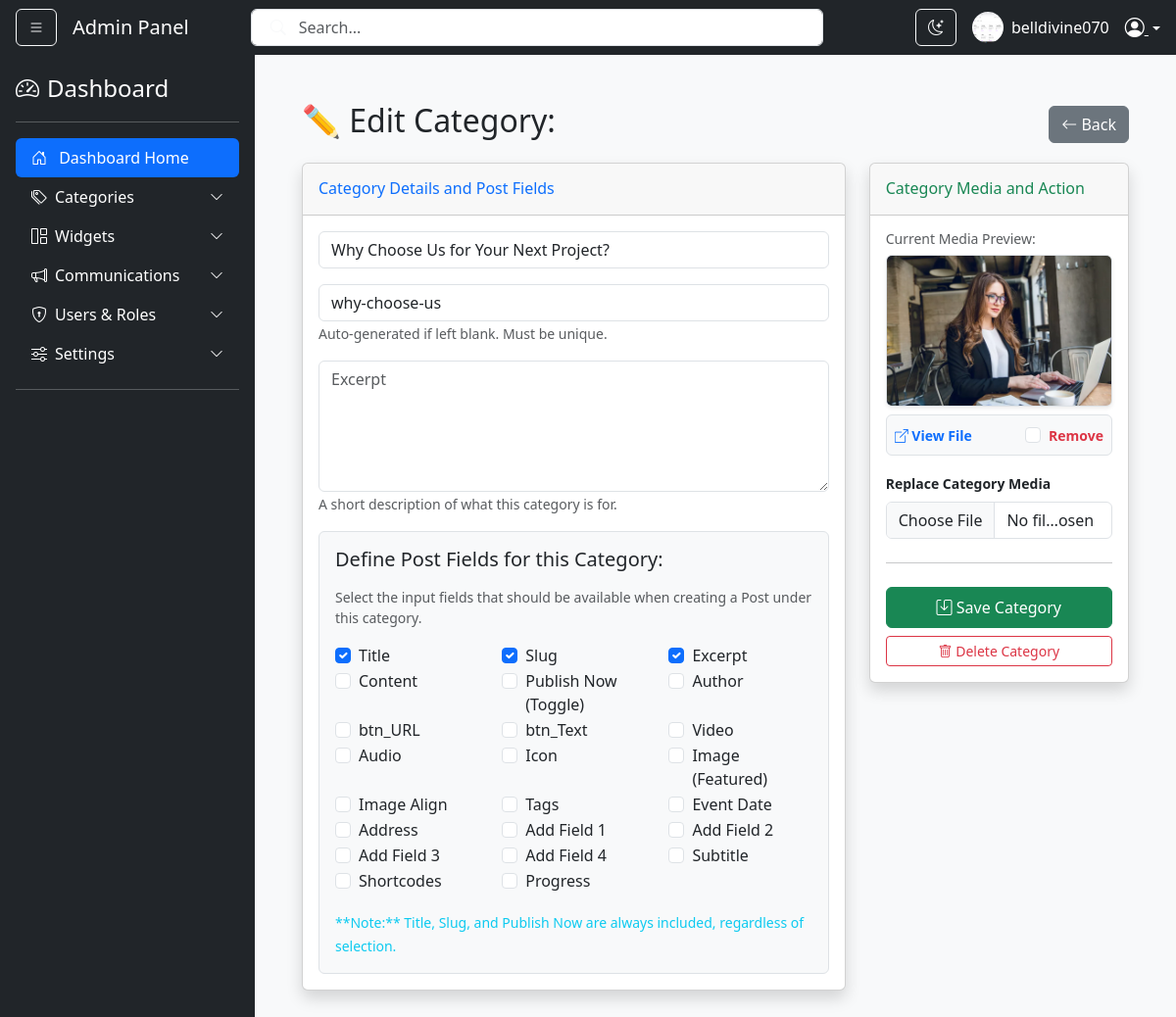
/bg-admin/category/update/why-choose-us/ (signed in), run on the app's committed database.
### users/models.py (models this page shows, shortened)
class CustomUser(AbstractBaseUser, PermissionsMixin):
    id = models.UUIDField(primary_key=True, default=uuid.uuid4, editable=False)
    email = models.EmailField(unique=True)
    username = models.CharField(max_length=150, unique=True)
    first_name = models.CharField(max_length=30)
    last_name = models.CharField(max_length=30)
    full_name = models.CharField(max_length=60, blank=True, null=True, editable=False)
    is_subscribed = models.BooleanField(default=True, verbose_name="Wants Newsletters")
    is_active = models.BooleanField(default=True)
    is_staff = models.BooleanField(default=False)
    is_manager = models.BooleanField(default=False)
    is_online = models.BooleanField(default=False)
    department = models.ForeignKey(Department, on_delete=models.SET_NULL, null=True, blank=True)
    date_joined = models.DateTimeField(default=timezone.now)
    role = models.ForeignKey('users.Role', on_delete=models.SET_NULL, null=True, blank=True, related_name='users')
    assigned_to = models.ForeignKey('self', on_delete=models.SET_NULL, null=True, blank=True, related_name='subordinates')
    region = models.CharField(max_length=50, blank=True, null=True)
    religion = models.CharField(max_length=50, blank=True, null=True)
    tribe = models.CharField(max_length=50, blank=True, null=True)
    ip_address = models.GenericIPAddressField(blank=True, null=True)
    racial_info = models.CharField(max_length=20, choices=[('black', 'Black'), ('white', 'White'), ('other', 'Other')], blank=True, null=True)
    profile_image = models.ImageField(upload_to='profile_images/', null=True, blank=True)
    USERNAME_FIELD = 'email'
    REQUIRED_FIELDS = ['username', 'first_name', 'last_name']
    objects = CustomUserManager()
    class Meta:
        verbose_name = 'Custom User'
        verbose_name_plural = 'Custom Users'

class Category(models.Model):
    title = models.CharField(max_length=100, unique=True)
    slug = models.SlugField(max_length=100, unique=True, blank=True)
    excerpt = models.TextField(blank=True, null=True)
    media_file = models.FileField(upload_to='category_media/{category}/', blank=True, null=True)
    child_fields = models.JSONField(default=list, blank=True)
    class Meta:
        verbose_name = "Content Type (Category)"
        verbose_name_plural = "Content Types (Categories)"

### users/views.py (the view)
# urls.py: path('category/update/<slug:slug>/', views.CategoryEditView.as_view(), name='category_update'),
class CategoryEditView(LoginRequiredMixin, UpdateView):
    model = Category
    form_class = CategoryForm
    template_name = 'categories/category_form.html'
    slug_url_kwarg = 'slug'
    success_url = reverse_lazy('category_list')

### users/templates/categories/category_form.html (shortened to what this page needs)
{% extends "layout.html" %}
{% load static %}
{% load widget_tweaks %}
{% load category_tags %}
{% block content %}
<div class="container-fluid mt-4">
    <div class="d-flex justify-content-between align-items-center mb-3">
        <h2>
            {% if form.instance.pk %}✏️ Edit Category: <strong>{{ form.instance.name }}</strong>{% else %}✨ Create New Category{% endif %}
        </h2>
        <a href="{% url 'category_list' %}" class="btn btn-secondary">
            <i class="bi bi-arrow-left"></i> Back
        </a>
    </div>
    <form method="post" enctype="multipart/form-data">
        <div class="row">
            <div class="col-lg-8">
                <div class="card shadow mb-4">
                    <div class="card-header py-3">
                        <h6 class="m-0 font-weight-bold text-primary">Category Details and Post Fields</h6>
                    </div>
                    <div class="card-body">
                        <div class="mb-3">
                            {% render_field form.title class="form-control" placeholder="Title" %}
                        </div>
                        <div class="mb-3">
                            {% render_field form.slug class="form-control" placeholder="Slug" %}
                            <small class="form-text text-muted">Auto-generated if left blank. Must be unique.</small>
                        </div>
                        <div class="mb-3">
                            {% render_field form.excerpt class="form-control" rows="5" placeholder="Excerpt" %}
                            <small class="form-text text-muted">A short description of what this category is for.</small>
                        </div>
                        {% if form.child_fields %}
                        <div class="form-group p-3 border rounded bg-light">
                            <label class="h5 d-block mb-3">Define Post Fields for this Category:</label>
                            <p class="text-muted small">Select the input fields that should be available when creating a Post under this category.</p>
                            <div class="row">
                                {% for choice in form.child_fields %}
                                <div class="col-sm-6 col-md-4">
                                    <div class="form-check">
                                        {{ choice.tag }}
                                        <label class="form-check-label" for="{{ choice.id_for_label }}">
                                            {{ choice.choice_label }}
                                        </label>
                                    </div>
                                </div>
                                {% endfor %}
                            </div>
                            <div class="mt-3">
                                <small class="text-info">
                                    **Note:** Title, Slug, and Publish Now are always included, regardless of selection.
                                </small>
                            </div>
                        </div>
                        {% endif %}
                    </div>
                </div>
            </div>
            <div class="col-lg-4">
                <div class="card shadow mb-4">
                    <div class="card-header py-3">
                        <h6 class="m-0 font-weight-bold text-success">Category Media and Action</h6>
                    </div>
                    <div class="card-body">
                        {% if form.instance.media_file %}
                            <h6 class="small text-muted mb-2">Current Media Preview:</h6>
                            {% with file_url=form.instance.media_file.url %}
                                <div class="mb-3">
                                    {% if file_url|is_video %}
                                        <div class="ratio ratio-16x9 bg-dark rounded mb-2 border shadow-sm">
                                            <video controls style="max-height:200px;">
                                                <source src="{{ file_url }}" type="video/mp4">
                                            </video>
                                        </div>
                                    {% elif file_url|is_image %}
                                        <a href="{{ file_url }}" target="_blank" title="View full image">
                                            <img src="{{ file_url }}" class="img-fluid rounded border mb-2 shadow-sm" alt="Category Media" style="max-height:200px; width:100%; object-fit: cover;">
                                        </a>
                                    {% endif %}
                                    <div class="d-flex justify-content-between align-items-center bg-light p-2 rounded border">
                                        <a href="{{ file_url }}" target="_blank" class="text-decoration-none small text-truncate fw-bold" style="max-width: 150px;">
                                            <i class="bi bi-box-arrow-up-right"></i> View File
                                        </a>
                                        <div class="form-check mb-0">
                                            <input type="checkbox" name="media_file-clear" id="media_file-clear_id" class="form-check-input">
                                            <label class="form-check-label small text-danger fw-bold" for="media_file-clear_id" style="cursor: pointer;">
                                                Remove
                                            </label>
                                        </div>
                                    </div>
                                </div>
                            {% endwith %}
                        {% endif %}
                        <div class="mb-4">
                            <label for="id_media_file" class="form-label fw-bold small">
                                {% if form.instance.media_file %}Replace Category Media{% else %}Upload Category Media{% endif %}
                            </label>
                            <input type="file"
                                name="media_file"
                                id="id_media_file"
                                class="form-control {% if form.media_file.errors %}is-invalid{% endif %}"
                                accept="image/*,video/*">
                        </div>
                        <hr class="my-4">
                        <div class="d-grid gap-2">
                            <button type="submit" class="btn btn-success py-2">
                                <i class="bi bi-save"></i> Save Category
                            </button>
                            {% if form.instance.pk %}
                                <a href="{% url 'category_delete' slug=form.instance.slug %}"
                                class="btn btn-outline-danger btn-sm"
                                onclick="return confirm('Are you sure you want to delete this category: {{ form.instance.name }}?');">
                                    <i class="bi bi-trash"></i> Delete Category
                                </a>
                            {% endif %}
                        </div>
                    </div>
                </div>
            </div>
        </div>
    </form>
</div>
{% endblock content %}

### users/templates/layout.html (shortened to what this page needs)
{% load static %}
<!DOCTYPE html>
<html lang="en">
<head>
    <link rel="stylesheet" href="https://cdn.jsdelivr.net/npm/bootstrap-icons@1.13.1/font/bootstrap-icons.min.css">
    <link href="https://cdn.jsdelivr.net/npm/bootstrap@5.3.2/dist/css/bootstrap.min.css" rel="stylesheet">
    <link rel="stylesheet" href="{% static 'users/css/jquery.datetimepicker.min.css' %}">
    <link rel="stylesheet" href="{% static 'users/css/style.css' %}">
</head>
<body id="mainBody">
    <nav id="navbar" class="navbar navbar-expand-lg navbar-dark bg-dark sticky-top px-3">
        <button class="btn btn-outline-light me-3" id="sidebarToggle">
            <i class="bi bi-list"></i>
        </button>
        <a class="navbar-brand" href="#">Admin Panel</a>
        <form class="d-none d-md-flex mx-auto w-50 position-relative" role="search">
            <input class="form-control ps-5" type="search" placeholder="Search..." aria-label="Search">
            <button class="btn position-absolute top-50 start-0 translate-middle-y ms-2 border-0 bg-transparent" type="submit">
                <i class="bi bi-search text-light"></i>
            </button>
        </form>
        <div class="ms-auto d-flex align-items-center">
            <button class="btn btn-outline-light me-3 d-none d-sm-block" id="darkModeToggle" title="Toggle theme">
                <i class="bi bi-moon-stars" id="moonIcon"></i>
            </button>
            <img src="{% if user.profile_image %}{{ user.profile_image.url }}{% else %}{% static 'images/default_profile.png' %}{% endif %}" alt="Profile" class="rounded-circle me-2" width="32" height="32">
            <span class="text-white me-3 d-none d-lg-inline">{{ user.username|default:"Admin" }}</span>
            <div class="dropdown">
                <a class="text-white dropdown-toggle" data-bs-toggle="dropdown" style="cursor: pointer;">
                    <i class="bi bi-person-circle fs-5"></i>
                </a>
            </div>
        </div>
    </nav>
    <div class="d-flex">
        <div id="sidebar" class="bg-dark text-white p-3">
            <a href="/" class="d-flex align-items-center mb-3 text-white text-decoration-none">
                <i class="bi bi-speedometer2 fs-4 me-2"></i>
                <span class="fs-4">Dashboard</span>
            </a>
            <hr class="border-light">
            <ul class="nav nav-pills flex-column mb-auto">
                <li class="nav-item">
                    <a href="{% url 'index' %}" class="nav-link text-white active">
                        <i class="bi bi-house-door me-2"></i> Dashboard Home
                    </a>
                </li>
                <li>
                    <a data-bs-toggle="collapse" href="#CategoryMenu" class="nav-link text-white d-flex align-items-center">
                        <i class="bi bi-tags me-2"></i> Categories
                        <i class="bi bi-chevron-down ms-auto small"></i>
                    </a>
                </li>
                <li>
                    <a data-bs-toggle="collapse" href="#WidgetMenu" class="nav-link text-white d-flex align-items-center">
                        <i class="bi bi-grid-1x2 me-2"></i> Widgets
                        <i class="bi bi-chevron-down ms-auto small"></i>
                    </a>
                </li>
                <li>
                    <a data-bs-toggle="collapse" href="#commMenu" class="nav-link text-white d-flex align-items-center">
                        <i class="bi bi-megaphone me-2"></i> Communications
                        <i class="bi bi-chevron-down ms-auto small"></i>
                    </a>
                </li>
                <li>
                    <a data-bs-toggle="collapse" href="#usersMenu" class="nav-link text-white d-flex align-items-center">
                        <i class="bi bi-shield-lock me-2"></i> Users & Roles
                        <i class="bi bi-chevron-down ms-auto small"></i>
                    </a>
                </li>
                <li>
                    <a data-bs-toggle="collapse" href="#settingsMenu" class="nav-link text-white d-flex align-items-center">
                        <i class="bi bi-sliders me-2"></i> Settings
                        <i class="bi bi-chevron-down ms-auto small"></i>
                    </a>
                </li>
            </ul>
            <hr class="border-light">
        </div>
        <main id="content" class="flex-grow-1 content-wrapper p-3 p-md-4 bg-light">
            <div class="container-fluid">
                {% block content %}{% endblock content %}
            </div>
        </main>
    </div>
</body>
</html>

### data on the page
CustomUser: profile_image (picture), username "belldivine070"
Category: title "Why Choose Us for Your Next Project?", slug "why-choose-us"

### other printed values
{{ choice.choice_label }} "Title" "Slug" "Excerpt" "Content" "Publish Now (Toggle)" "Author" "btn_URL" "btn_Text" "Video" "Audio" "Icon" "Image (Featured)" "Image Align" "Tags" "Event Date" "Address" "Add Field 1" "Add Field 2" "Add Field 3" "Add Field 4" "Subtitle" "Shortcodes" "Progress"
